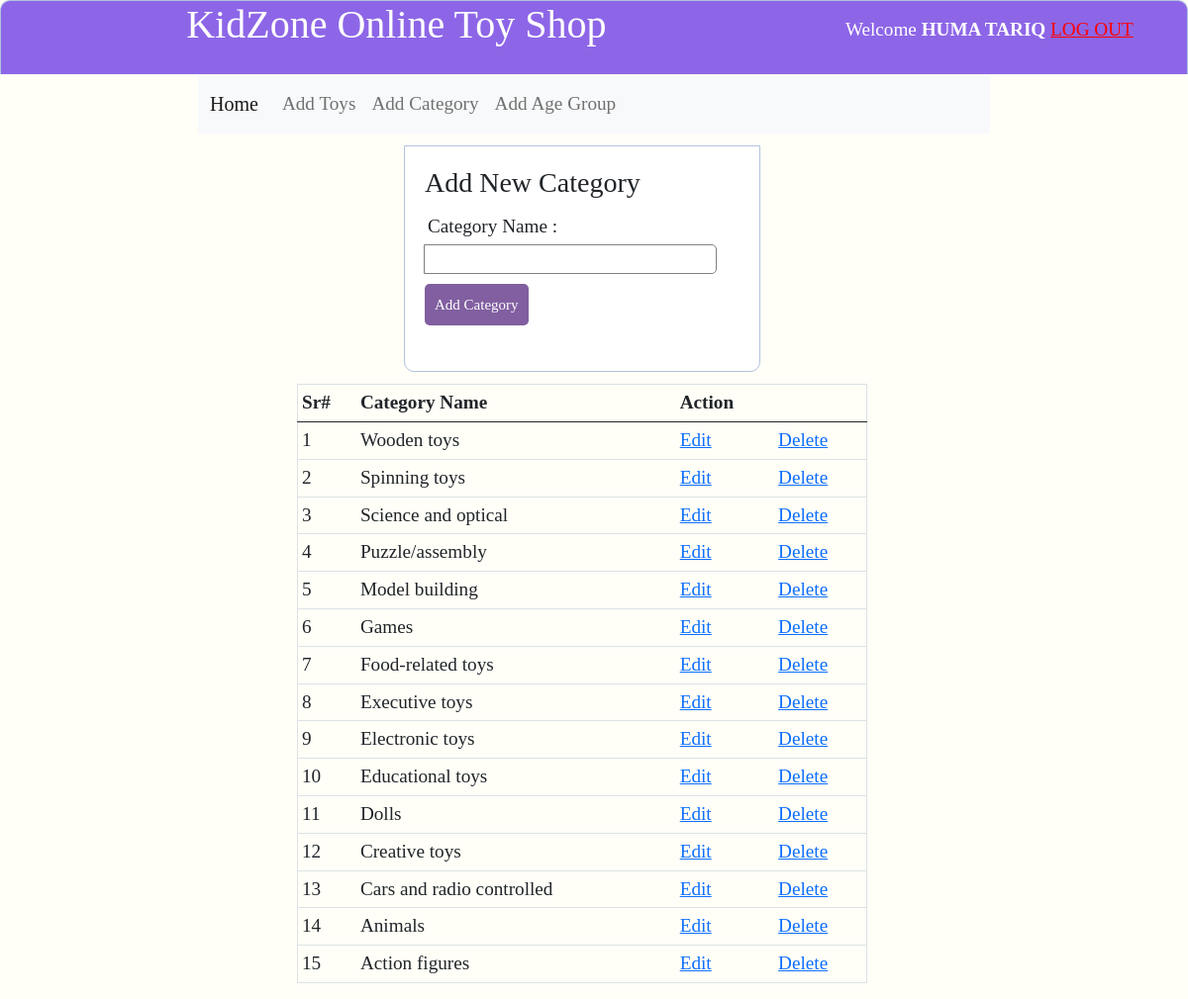
The page /admin/addCat.php (signed in) on the database its author committed.
### tables this page shows
CREATE TABLE `tblcategories` (
  `cat_ID` int(11) NOT NULL,
  `cat_dscr` text NOT NULL
);

### admin/addCat.php (the view, shortened to what this page needs)
<?php
 include ('header.php') ?>
<div class="row col-md-12 margin-top-12">
<form method="post" class='form' action="addCat.php">
    <h3>Add New Category</h3>
  	<div class="input-group">
  	  <label>Category Name :</label>
  	  <input type="text" name="catname" value="" required>
  	</div>
  	<div class="input-group">
  	  <button type="submit" class="btn" name="add_cat">Add Category</button>
  	</div>
      <div class="input-group">
  	</div>
</form>
<div class="row col-md-6 offset-3 margin-top-12">
		<table class="table table-sm table-hover" border="1">
			<thead>
                <th>Sr#</th>
				<th>Category Name</th>
				<th>Action</th>
				<th></th>
			</thead>
			<tbody>
				<?php
					$query="select * from tblcategories order by 1 desc";
                     $result = mysqli_query($db, $query);
                     $i = 0;
                     while ($row = $result->fetch_assoc())
                     {
						?>
						<tr>
                            <td><?php $i = $i+1; echo $i; ?></td>
							<td><?php echo $row['cat_dscr']; ?></td>
							<td><a href="editCat.php?id=<?php echo $row['cat_ID']; ?>">Edit</a></td>
							<td><a href="deleteCat.php?id=<?php echo $row['cat_ID']; ?>" onclick=“return confirm('Are you sure you want to delete??');”>Delete</a></td>
						</tr>
						<?php
					}
				?>
			</tbody>
		</table>
	</div>
</div>
<?php
 include ('footer.php') ?>

### style.css (style rules this page uses)
* { margin: 0px; padding: 0px; }
body { font-size: 120%; background: #fffff8; background-size: 200%; font-family: "Quicksand"; }
.form, .content { width: 30%; margin: 0px auto; padding: 20px; border: 1px solid #B0C4DE; background: rgb(255, 255, 255); border-radius: 0px 0px 10px 10px; }
.input-group { margin: 10px 0px 10px 0px; }
.input-group label { display: block; text-align: left; margin: 3px; }
.input-group input { height: 30px; width: 93%; padding: 5px 10px; font-size: 16px; border-radius: 5px; border: 1px solid gray; }
.btn { padding: 10px; font-size: 15px; color: white; background: #815fa0; border: none; border-radius: 5px; }
.margin-top-12 { margin-top: 12px; }

### rows shown on the page
tblcategories: cat_dscr "Wooden toys"
tblcategories: cat_dscr "Spinning toys"
tblcategories: cat_dscr "Science and optical"
tblcategories: cat_dscr "Puzzle/assembly"
tblcategories: cat_dscr "Model building"
tblcategories: cat_dscr "Games"
tblcategories: cat_dscr "Food-related toys"
tblcategories: cat_dscr "Executive toys"
tblcategories: cat_dscr "Electronic toys"
tblcategories: cat_dscr "Educational toys"
tblcategories: cat_dscr "Dolls"
tblcategories: cat_dscr "Creative toys"
tblcategories: cat_dscr "Cars and radio controlled"
tblcategories: cat_dscr "Animals"
tblcategories: cat_dscr "Action figures"

### other values the page prints
$_SESSION['username'] "HUMA TARIQ"
